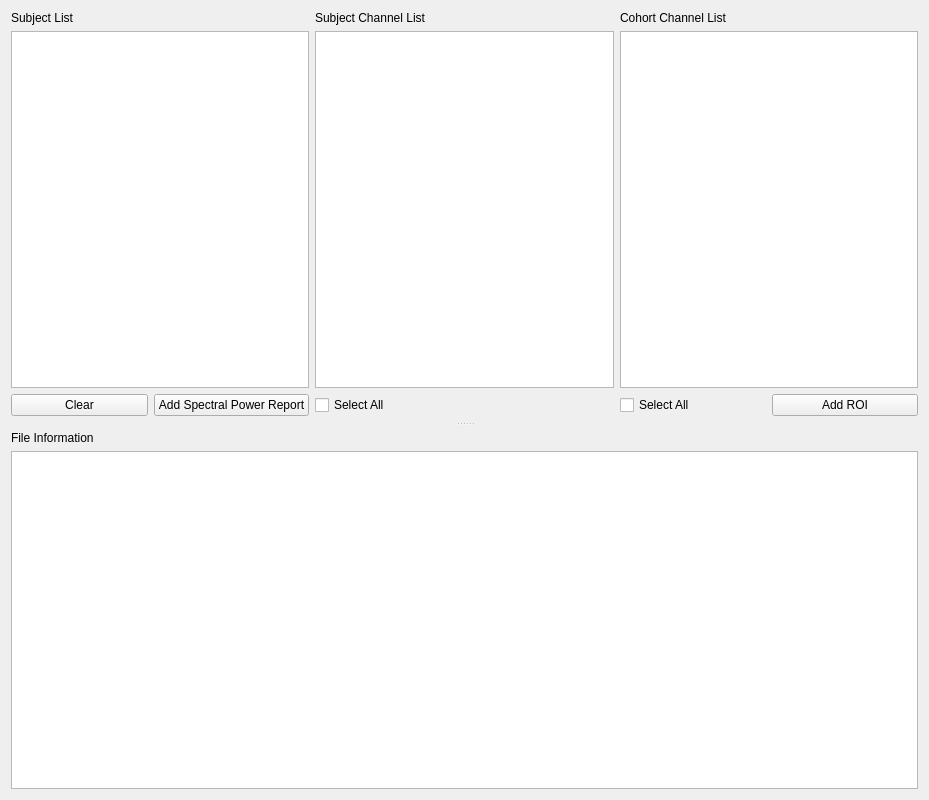
<?xml version="1.0" encoding="UTF-8"?>
<ui version="4.0">
 <class>PSACohortReviewSettingsView</class>
 <widget class="QWidget" name="PSACohortReviewSettingsView">
  <property name="geometry">
   <rect>
    <x>0</x>
    <y>0</y>
    <width>929</width>
    <height>800</height>
   </rect>
  </property>
  <property name="windowTitle">
   <string>Form</string>
  </property>
  <property name="styleSheet">
   <string notr="true">font: 12pt &quot;Roboto&quot;;</string>
  </property>
  <layout class="QHBoxLayout" name="horizontalLayout_3">
   <item>
    <widget class="QSplitter" name="splitter">
     <property name="orientation">
      <enum>Qt::Orientation::Vertical</enum>
     </property>
     <property name="handleWidth">
      <number>15</number>
     </property>
     <property name="childrenCollapsible">
      <bool>false</bool>
     </property>
     <widget class="QWidget" name="layoutWidget">
      <layout class="QGridLayout" name="gridLayout">
       <item row="0" column="0">
        <widget class="QLabel" name="label">
         <property name="text">
          <string>Subject List</string>
         </property>
        </widget>
       </item>
       <item row="0" column="1">
        <widget class="QLabel" name="label_2">
         <property name="text">
          <string>Subject Channel List</string>
         </property>
        </widget>
       </item>
       <item row="0" column="2">
        <widget class="QLabel" name="label_3">
         <property name="text">
          <string>Cohort Channel List</string>
         </property>
        </widget>
       </item>
       <item row="1" column="0">
        <widget class="QListView" name="subject_listView">
         <property name="editTriggers">
          <set>QAbstractItemView::EditTrigger::NoEditTriggers</set>
         </property>
        </widget>
       </item>
       <item row="1" column="1">
        <widget class="QListView" name="chan_subject_listView"/>
       </item>
       <item row="2" column="0">
        <layout class="QHBoxLayout" name="horizontalLayout">
         <item>
          <widget class="QPushButton" name="clear_pushButton">
           <property name="text">
            <string>Clear</string>
           </property>
          </widget>
         </item>
         <item>
          <widget class="QPushButton" name="add_pushButton">
           <property name="text">
            <string>Add Spectral Power Report</string>
           </property>
          </widget>
         </item>
        </layout>
       </item>
       <item row="2" column="1">
        <widget class="QCheckBox" name="all_subject_chan_checkBox">
         <property name="text">
          <string>Select All</string>
         </property>
        </widget>
       </item>
       <item row="2" column="2">
        <layout class="QHBoxLayout" name="horizontalLayout_2">
         <item>
          <widget class="QCheckBox" name="all_cohort_chan_checkBox">
           <property name="text">
            <string>Select All</string>
           </property>
          </widget>
         </item>
         <item>
          <widget class="QPushButton" name="add_ROI_pushButton">
           <property name="toolTip">
            <string>Rename your channel labels first. Adding the ROIs must be the final step.</string>
           </property>
           <property name="text">
            <string>Add ROI</string>
           </property>
          </widget>
         </item>
        </layout>
       </item>
       <item row="1" column="2">
        <widget class="QListWidget" name="chan_cohort_listWidget"/>
       </item>
      </layout>
     </widget>
     <widget class="QWidget" name="layoutWidget">
      <layout class="QVBoxLayout" name="verticalLayout">
       <item>
        <widget class="QLabel" name="label_4">
         <property name="text">
          <string>File Information</string>
         </property>
        </widget>
       </item>
       <item>
        <widget class="QTextEdit" name="message_textEdit">
         <property name="readOnly">
          <bool>true</bool>
         </property>
        </widget>
       </item>
      </layout>
     </widget>
    </widget>
   </item>
  </layout>
 </widget>
 <resources>
  <include location="../../../../snooz-toolbox/src/main/python/ui/themes/themes.qrc"/>
 </resources>
 <connections>
  <connection>
   <sender>clear_pushButton</sender>
   <signal>clicked()</signal>
   <receiver>PSACohortReviewSettingsView</receiver>
   <slot>clear_subject_slot()</slot>
   <hints>
    <hint type="sourcelabel">
     <x>54</x>
     <y>312</y>
    </hint>
    <hint type="destinationlabel">
     <x>464</x>
     <y>399</y>
    </hint>
   </hints>
  </connection>
  <connection>
   <sender>add_pushButton</sender>
   <signal>clicked()</signal>
   <receiver>PSACohortReviewSettingsView</receiver>
   <slot>add_subject_slot()</slot>
   <hints>
    <hint type="sourcelabel">
     <x>174</x>
     <y>312</y>
    </hint>
    <hint type="destinationlabel">
     <x>464</x>
     <y>399</y>
    </hint>
   </hints>
  </connection>
  <connection>
   <sender>all_subject_chan_checkBox</sender>
   <signal>clicked()</signal>
   <receiver>PSACohortReviewSettingsView</receiver>
   <slot>select_all_subject_chan_slot()</slot>
   <hints>
    <hint type="sourcelabel">
     <x>425</x>
     <y>311</y>
    </hint>
    <hint type="destinationlabel">
     <x>464</x>
     <y>399</y>
    </hint>
   </hints>
  </connection>
  <connection>
   <sender>all_cohort_chan_checkBox</sender>
   <signal>clicked()</signal>
   <receiver>PSACohortReviewSettingsView</receiver>
   <slot>select_all_cohort_chan_slot()</slot>
   <hints>
    <hint type="sourcelabel">
     <x>705</x>
     <y>321</y>
    </hint>
    <hint type="destinationlabel">
     <x>464</x>
     <y>399</y>
    </hint>
   </hints>
  </connection>
  <connection>
   <sender>add_ROI_pushButton</sender>
   <signal>clicked()</signal>
   <receiver>PSACohortReviewSettingsView</receiver>
   <slot>add_ROI_slot()</slot>
   <hints>
    <hint type="sourcelabel">
     <x>544</x>
     <y>322</y>
    </hint>
    <hint type="destinationlabel">
     <x>464</x>
     <y>399</y>
    </hint>
   </hints>
  </connection>
  <connection>
   <sender>subject_listView</sender>
   <signal>clicked(QModelIndex)</signal>
   <receiver>PSACohortReviewSettingsView</receiver>
   <slot>subject_selection_changed_slot()</slot>
   <hints>
    <hint type="sourcelabel">
     <x>159</x>
     <y>209</y>
    </hint>
    <hint type="destinationlabel">
     <x>464</x>
     <y>399</y>
    </hint>
   </hints>
  </connection>
 </connections>
 <slots>
  <slot>clear_subject_slot()</slot>
  <slot>add_subject_slot()</slot>
  <slot>select_all_subject_chan_slot()</slot>
  <slot>select_all_cohort_chan_slot()</slot>
  <slot>add_ROI_slot()</slot>
  <slot>item_changed_subject_slot()</slot>
  <slot>item_changed_cohort_slot()</slot>
  <slot>subject_selection_changed_slot()</slot>
 </slots>
</ui>
